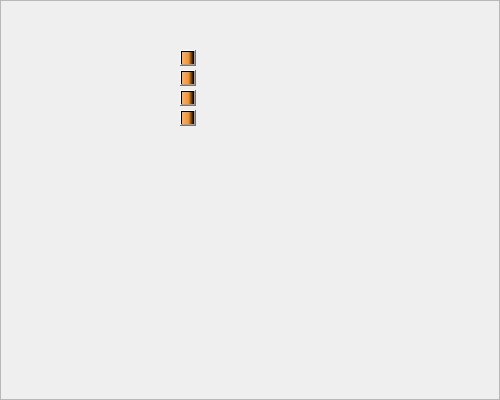
<?xml version="1.0" encoding="UTF-8"?>
<ui version="4.0">
 <class>f4_part1</class>
 <widget class="QWidget" name="f4_part1">
  <property name="geometry">
   <rect>
    <x>0</x>
    <y>0</y>
    <width>500</width>
    <height>400</height>
   </rect>
  </property>
  <property name="windowTitle">
   <string>Form</string>
  </property>
  <widget class="QFrame" name="frame">
   <property name="geometry">
    <rect>
     <x>0</x>
     <y>0</y>
     <width>500</width>
     <height>400</height>
    </rect>
   </property>
   <property name="styleSheet">
    <string notr="true">QFrame#frame{
	border-image: url(:/new/seat/part2.jpg);
}</string>
   </property>
   <property name="frameShape">
    <enum>QFrame::StyledPanel</enum>
   </property>
   <property name="frameShadow">
    <enum>QFrame::Raised</enum>
   </property>
   <widget class="QPushButton" name="pushButton">
    <property name="geometry">
     <rect>
      <x>180</x>
      <y>50</y>
      <width>16</width>
      <height>16</height>
     </rect>
    </property>
    <property name="styleSheet">
     <string notr="true">background-color:qlineargradient(spread:pad, x1:0, y1:0, x2:1, y2:0, stop:0 rgba(255, 178, 102, 255), stop:0.55 rgba(235, 148, 61, 255), stop:0.98 rgba(0, 0, 0, 255), stop:1 rgba(0, 0, 0, 0));</string>
    </property>
    <property name="text">
     <string/>
    </property>
   </widget>
   <widget class="QPushButton" name="pushButton_2">
    <property name="geometry">
     <rect>
      <x>180</x>
      <y>70</y>
      <width>16</width>
      <height>16</height>
     </rect>
    </property>
    <property name="styleSheet">
     <string notr="true">background-color:qlineargradient(spread:pad, x1:0, y1:0, x2:1, y2:0, stop:0 rgba(255, 178, 102, 255), stop:0.55 rgba(235, 148, 61, 255), stop:0.98 rgba(0, 0, 0, 255), stop:1 rgba(0, 0, 0, 0));</string>
    </property>
    <property name="text">
     <string/>
    </property>
   </widget>
   <widget class="QPushButton" name="pushButton_3">
    <property name="geometry">
     <rect>
      <x>180</x>
      <y>90</y>
      <width>16</width>
      <height>16</height>
     </rect>
    </property>
    <property name="styleSheet">
     <string notr="true">background-color:qlineargradient(spread:pad, x1:0, y1:0, x2:1, y2:0, stop:0 rgba(255, 178, 102, 255), stop:0.55 rgba(235, 148, 61, 255), stop:0.98 rgba(0, 0, 0, 255), stop:1 rgba(0, 0, 0, 0));</string>
    </property>
    <property name="text">
     <string/>
    </property>
   </widget>
   <widget class="QPushButton" name="pushButton_4">
    <property name="geometry">
     <rect>
      <x>180</x>
      <y>110</y>
      <width>16</width>
      <height>16</height>
     </rect>
    </property>
    <property name="styleSheet">
     <string notr="true">background-color:qlineargradient(spread:pad, x1:0, y1:0, x2:1, y2:0, stop:0 rgba(255, 178, 102, 255), stop:0.55 rgba(235, 148, 61, 255), stop:0.98 rgba(0, 0, 0, 255), stop:1 rgba(0, 0, 0, 0));</string>
    </property>
    <property name="text">
     <string/>
    </property>
   </widget>
  </widget>
 </widget>
 <resources/>
 <connections/>
</ui>
